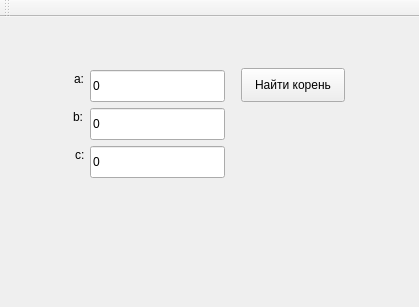
<?xml version="1.0" encoding="UTF-8"?>
<ui version="4.0">
 <class>MainWindow</class>
 <widget class="QMainWindow" name="MainWindow">
  <property name="geometry">
   <rect>
    <x>0</x>
    <y>0</y>
    <width>419</width>
    <height>307</height>
   </rect>
  </property>
  <property name="windowTitle">
   <string>MainWindow</string>
  </property>
  <widget class="QWidget" name="centralWidget">
   <widget class="QLineEdit" name="lineEdit_c">
    <property name="geometry">
     <rect>
      <x>90</x>
      <y>129</y>
      <width>135</width>
      <height>32</height>
     </rect>
    </property>
    <property name="text">
     <string>0</string>
    </property>
   </widget>
   <widget class="QLineEdit" name="lineEdit_b">
    <property name="geometry">
     <rect>
      <x>90</x>
      <y>91</y>
      <width>135</width>
      <height>32</height>
     </rect>
    </property>
    <property name="text">
     <string>0</string>
    </property>
   </widget>
   <widget class="QLineEdit" name="lineEdit_a">
    <property name="geometry">
     <rect>
      <x>90</x>
      <y>53</y>
      <width>135</width>
      <height>32</height>
     </rect>
    </property>
    <property name="whatsThis">
     <string>&lt;html&gt;&lt;head/&gt;&lt;body&gt;&lt;p&gt;&lt;br/&gt;&lt;/p&gt;&lt;/body&gt;&lt;/html&gt;</string>
    </property>
    <property name="text">
     <string>0</string>
    </property>
   </widget>
   <widget class="QPushButton" name="pushButton">
    <property name="geometry">
     <rect>
      <x>241</x>
      <y>51</y>
      <width>104</width>
      <height>34</height>
     </rect>
    </property>
    <property name="text">
     <string>Найти корень</string>
    </property>
   </widget>
   <widget class="QLabel" name="label">
    <property name="geometry">
     <rect>
      <x>74</x>
      <y>53</y>
      <width>16</width>
      <height>18</height>
     </rect>
    </property>
    <property name="text">
     <string>a:</string>
    </property>
   </widget>
   <widget class="QLabel" name="label_2">
    <property name="geometry">
     <rect>
      <x>73</x>
      <y>91</y>
      <width>16</width>
      <height>18</height>
     </rect>
    </property>
    <property name="text">
     <string>b:</string>
    </property>
   </widget>
   <widget class="QLabel" name="label_3">
    <property name="geometry">
     <rect>
      <x>75</x>
      <y>129</y>
      <width>16</width>
      <height>18</height>
     </rect>
    </property>
    <property name="text">
     <string>c:</string>
    </property>
   </widget>
   <widget class="QLabel" name="label_res">
    <property name="geometry">
     <rect>
      <x>240</x>
      <y>100</y>
      <width>161</width>
      <height>61</height>
     </rect>
    </property>
    <property name="text">
     <string/>
    </property>
    <property name="scaledContents">
     <bool>false</bool>
    </property>
    <property name="alignment">
     <set>Qt::AlignCenter</set>
    </property>
    <property name="wordWrap">
     <bool>true</bool>
    </property>
   </widget>
   <zorder>lineEdit_c</zorder>
   <zorder>lineEdit_b</zorder>
   <zorder>lineEdit_a</zorder>
   <zorder>pushButton</zorder>
   <zorder>label</zorder>
   <zorder>label_2</zorder>
   <zorder>label_3</zorder>
   <zorder>label_res</zorder>
   <zorder></zorder>
  </widget>
  <widget class="QMenuBar" name="menuBar">
   <property name="geometry">
    <rect>
     <x>0</x>
     <y>0</y>
     <width>419</width>
     <height>30</height>
    </rect>
   </property>
  </widget>
  <widget class="QToolBar" name="mainToolBar">
   <attribute name="toolBarArea">
    <enum>TopToolBarArea</enum>
   </attribute>
   <attribute name="toolBarBreak">
    <bool>false</bool>
   </attribute>
  </widget>
 </widget>
 <layoutdefault spacing="6" margin="11"/>
 <resources/>
 <connections/>
</ui>
